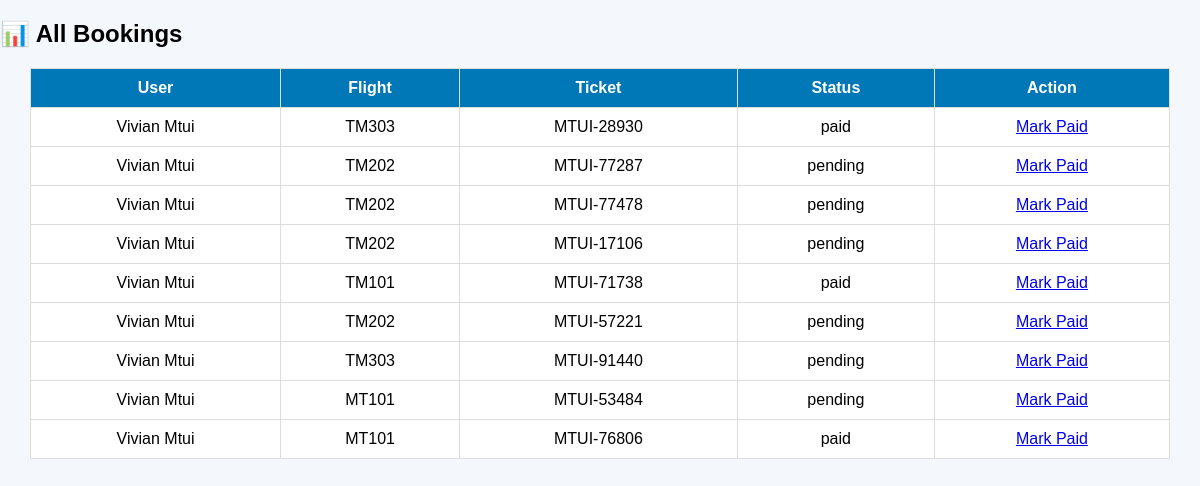
Page /admin/bookings.php on the committed database.
### tables this page shows
CREATE TABLE `bookings` (
  `id` int(11) NOT NULL,
  `user_id` int(11) NOT NULL,
  `flight_id` int(11) NOT NULL,
  `trip_type` enum('one-way','round-trip') DEFAULT 'one-way',
  `return_date` date DEFAULT NULL,
  `total_amount` decimal(10,2) NOT NULL,
  `payment_status` enum('pending','paid') DEFAULT 'pending',
  `payment_reference` varchar(100) DEFAULT NULL,
  `ticket_number` varchar(50) DEFAULT NULL,
  `booked_at` timestamp NOT NULL DEFAULT current_timestamp()
);

CREATE TABLE `users` (
  `id` int(11) NOT NULL,
  `full_name` varchar(100) NOT NULL,
  `email` varchar(100) NOT NULL,
  `password` varchar(255) NOT NULL,
  `role` enum('admin','staff','passenger') DEFAULT 'passenger',
  `created_at` timestamp NOT NULL DEFAULT current_timestamp()
);

CREATE TABLE `flights` (
  `id` int(11) NOT NULL,
  `flight_number` varchar(20) NOT NULL,
  `origin` varchar(100) NOT NULL,
  `destination` varchar(100) NOT NULL,
  `departure_date` date NOT NULL,
  `departure_time` time NOT NULL,
  `price_economy` decimal(10,2) NOT NULL,
  `price_business` decimal(10,2) NOT NULL,
  `seats_available` int(11) NOT NULL,
  `status` enum('scheduled','delayed','cancelled') DEFAULT 'scheduled',
  `price` int(11) DEFAULT 0
);

### admin/bookings.php (the view, shortened to what this page needs)
<?php
include '../config/db.php';
$result = $conn->query("
SELECT b.*, u.full_name, f.flight_number
FROM bookings b
JOIN users u ON b.user_id = u.id
JOIN flights f ON b.flight_id = f.id
");
?>
<!DOCTYPE html>
<html>
<head>
    <link rel="stylesheet" href="../style.css">
</head>
<body>
<h2>📊 All Bookings</h2>
<table border="1">
<tr>
    <th>User</th>
    <th>Flight</th>
    <th>Ticket</th>
    <th>Status</th>
    <th>Action</th>
</tr>
<?php while($b = $result->fetch_assoc()): ?>
<tr>
    <td><?= $b['full_name'] ?></td>
    <td><?= $b['flight_number'] ?></td>
    <td><?= $b['ticket_number'] ?></td>
    <td><?= $b['payment_status'] ?></td>
    <td>
        <a href="update_payment.php?id=<?= $b['id'] ?>">Mark Paid</a>
    </td>
</tr>
<?php endwhile; ?>
</table>
</body>
</html>

### style.css (style rules this page uses)
body { margin:0; font-family:Arial, sans-serif; background:#f4f7fb; }
table { width:95%; margin:20px auto; border-collapse:collapse; background:white; }
table th, table td { padding:10px; border:1px solid #ddd; text-align:center; }
table th { background:#0077b6; color:white; }
body { margin:0; font-family:Arial; background:#f4f7fb; }
body { font-family:Arial; background:#f4f7fb; margin:0; }

### rows in the picture
bookings: user.full_name "Vivian Mtui", flight.flight_number "TM303", ticket_number "MTUI-28930", payment_status "paid"
bookings: user.full_name "Vivian Mtui", flight.flight_number "TM202", ticket_number "MTUI-77287", payment_status "pending"
bookings: user.full_name "Vivian Mtui", flight.flight_number "TM202", ticket_number "MTUI-77478", payment_status "pending"
bookings: user.full_name "Vivian Mtui", flight.flight_number "TM202", ticket_number "MTUI-17106", payment_status "pending"
bookings: user.full_name "Vivian Mtui", flight.flight_number "TM101", ticket_number "MTUI-71738", payment_status "paid"
bookings: user.full_name "Vivian Mtui", flight.flight_number "TM202", ticket_number "MTUI-57221", payment_status "pending"
bookings: user.full_name "Vivian Mtui", flight.flight_number "TM303", ticket_number "MTUI-91440", payment_status "pending"
bookings: user.full_name "Vivian Mtui", flight.flight_number "MT101", ticket_number "MTUI-53484", payment_status "pending"
bookings: user.full_name "Vivian Mtui", flight.flight_number "MT101", ticket_number "MTUI-76806", payment_status "paid"
